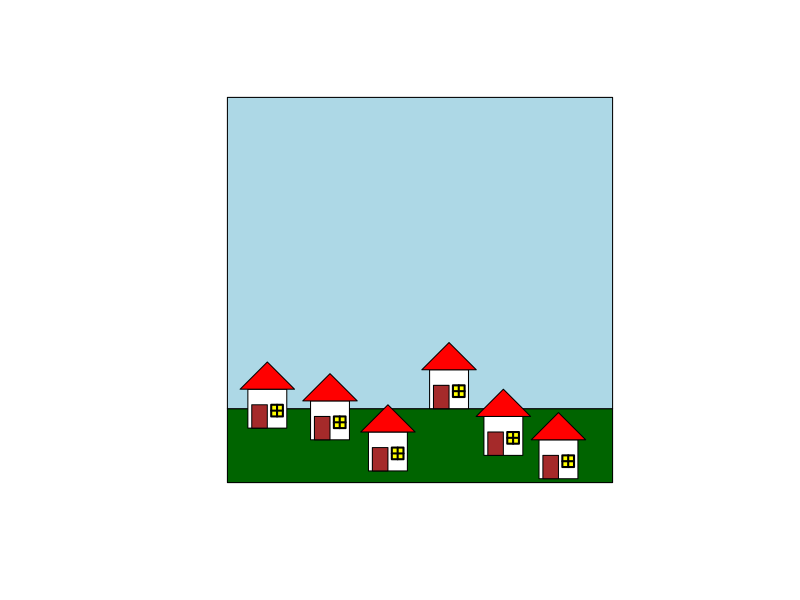
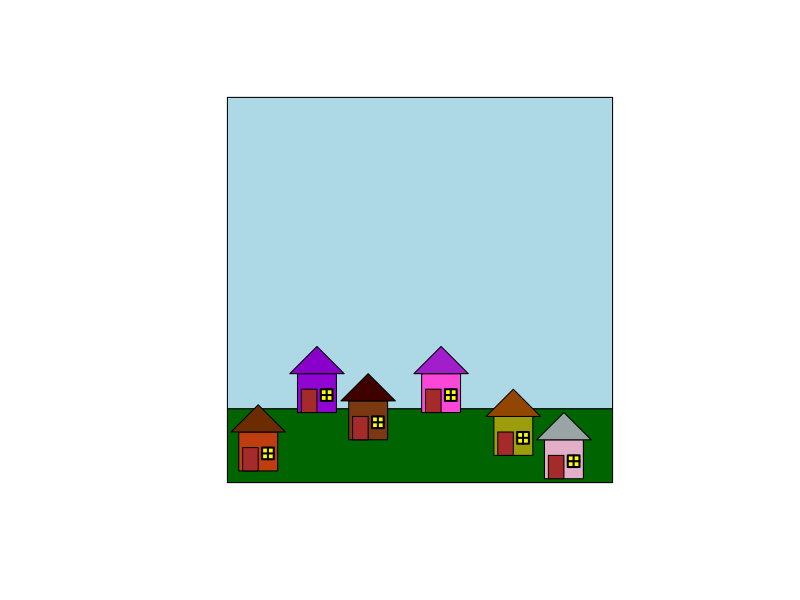
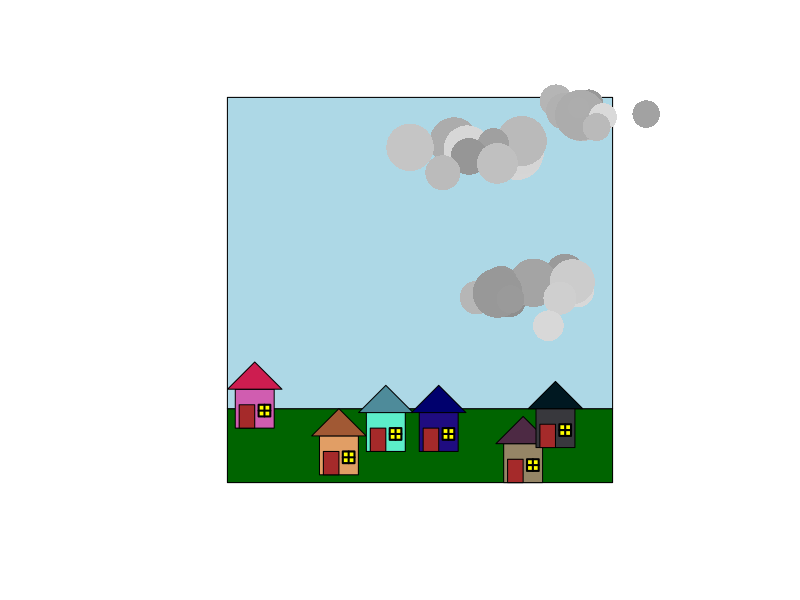

The R script that drew these images, in order:
## ---- chunk 1
createCanvas <- function(skyColor = "lightblue", earthColor="darkgreen") {
    plot(1,type="n",xlim=c(1,100),ylim=c(1,100),asp=1,
         ## Next arguments are to make sure no axes are plotted:
         xlab="",ylab="",axes=FALSE)
    rect(1,1,100,20,col=earthColor)
    rect(1,20,100,100,col = skyColor)
}

drawHouse <- function(brickColor="white",roofColor="red",doorColor="brown",windowColor="yellow") {
    ## Let's create a little house:
    rect(20,20,30,30,col=brickColor) # Base
    polygon(c(18,25,32),c(30,37,30),col=roofColor) # Roof
    rect(21,20,25,26,col=doorColor) # Door
    rect(26,23,29,26,col=windowColor,lwd=2) # Window
    lines(c(26,29),c(24.5,24.5),lwd=2)
    lines(c(27.5,27.5),c(23,26),lwd=2)
}
## ---- chunk 2
drawHouse <- function(x,y,brickColor="white",roofColor="red",doorColor="brown",windowColor="yellow") {
  rect(x, y, x + 10, y + 10, col=brickColor) # Base
  polygon(x + c(-2, 5, 12), y + c(10, 17, 10), col=roofColor) # Roof
  rect(x + 1, y, x + 5, y + 6, col=doorColor) # Door
  rect(x + 6, y + 3, x + 9, y + 6, col=windowColor, lwd=2) # Window
  lines(x + c(6, 9), y + c(4.5, 4.5), lwd=2)
  lines(x + c(7.5, 7.5), y + c(3, 6), lwd=2)
}
## ---- chunk 3
createCanvas()
for (x in seq(5,85,by=15)) {
    drawHouse(x+runif(1,0,3),sample(1:20,1))
}
## ---- chunk 4
createCanvas()
for (x in seq(5,85,by=15)) {
  col = runif(3, 0, 1) # pick a random color for the bricks
  drawHouse(x+rnorm(1,0,3), sample(1:20,1),
    brickColor = do.call("rgb", as.list(col)),
    roofColor  = do.call("rgb", as.list(pmax(col - runif(3, 0, .4), 0))) # make the roof a bit darker, but a similar color
  )
}
## ---- chunk 5
library(plotrix)
cloud = function(x, y) {
  size = round(runif(1, 6, 15))
  # alpha = .5
  alpha = NULL # no alpha; for compatibility
  for (i in 1:size) {
    draw.circle(
      x + rnorm(1, 0, size*.7), y + rnorm(1, 0, size*.2), # distribute circles over an area depending on size
      radius = rnorm(1, 5, 1),
      border = NA,
      col = do.call("rgb", as.list(c(
        pmin(    # make sure rgb values stay within 0:1
          pmax(
            c(.7, .7, .7) + rnorm(1, 0, .1),
            0
          ),
          1
        ),
        alpha
      )))
    )
  }
}


createCanvas()
for (x in seq(5,85,by=15)) {
  col = runif(3, 0, 1)
  drawHouse(x+rnorm(1,0,3), sample(1:20,1),
    brickColor = do.call("rgb", as.list(col)),
    roofColor  = do.call("rgb", as.list(pmax(col - runif(3, 0, .4), 0)))
  )
}
for (i in 1:3) {
  cloud(runif(1, 0, 100), runif(1, 30, 100))
}
